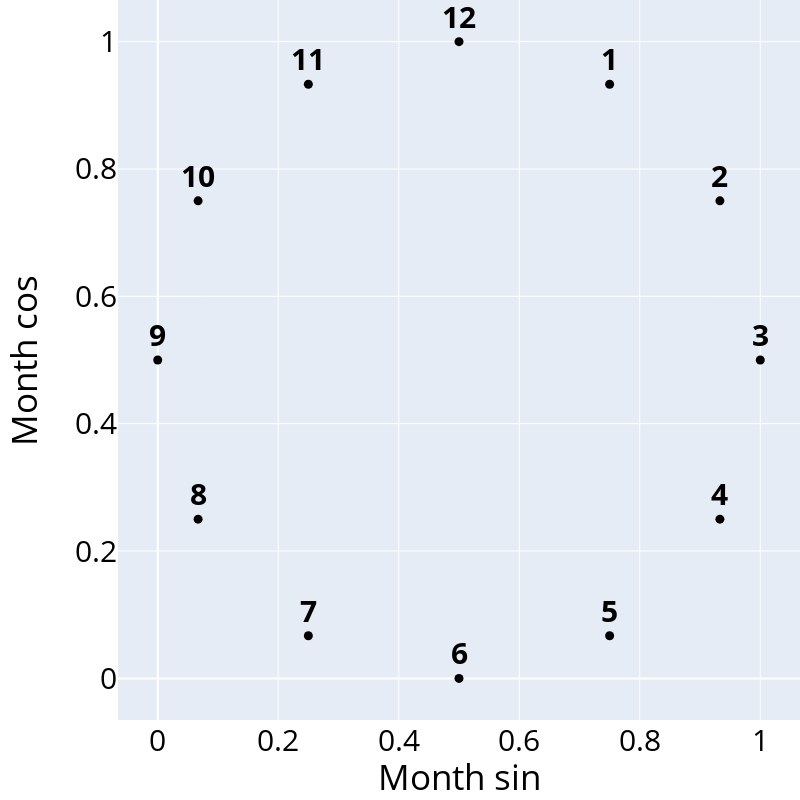

The code cell stored with this chart in its notebook:
### Markdown cell above
#### Figure 3.11 Cyclic encoding

### Code cell
# Import of required libraries--------------------------------------------------
import plotly.graph_objects as go
from traffic.core import Traffic

# Import of data and generation of subsets--------------------------------------
t = Traffic.from_file(
    "/mnt/beegfs/store/krum/MT/encoded_scaled_split/t_val.parquet"
)
sample = t.data.sample(10000)
month_1 = sample.query("month == 1")
month_2 = sample.query("month == 2")
month_3 = sample.query("month == 3")
month_4 = sample.query("month == 4")
month_5 = sample.query("month == 5")
month_6 = sample.query("month == 6")
month_7 = sample.query("month == 7")
month_8 = sample.query("month == 8")
month_9 = sample.query("month == 9")
month_10 = sample.query("month == 10")
month_11 = sample.query("month == 11")
month_12 = sample.query("month == 12")

# Plot one sample per month-----------------------------------------------------
fig = go.Figure()
for i in range(1, 13):
    temp = sample.query(f"month == {i}").iloc[0]
    fig.add_trace(
        go.Scatter(
            x=[temp["month_sin"]],
            y=[temp["month_cos"]],
            mode="markers+text",
            text=[f"<b>{i}</b>"],
            textposition="top center",
            name=f"Month {i}",
            showlegend=False,
            marker=dict(size=9, color="black"),
            textfont=dict(
                size=30,
                color="black",
            ),
        )
    )

# Changes to make the plot look nicer-------------------------------------------
fig.update_layout(
    width=800,
    height=800,
    xaxis=dict(
        title="Month sin",
        tickfont=dict(
            size=30,
            color="black",
        ),
        title_font=dict(
            size=35,
            color="black",
        ),
    ),
    yaxis=dict(
        title="Month cos",
        tickfont=dict(
            size=30,
            color="black",
        ),
        title_font=dict(
            size=35,
            color="black",
        ),
        title_standoff=50,
    ),
)
fig.update_layout(
    margin=dict(l=0, r=0, t=0, b=0),
)

fig.show()

### Figure 1 — Plotly figure (JSON) as saved in the notebook; plotly's stock layout.template omitted (floating-point values rounded to 4 significant figures)
{"data": [{"marker": {"color": "black", "size": 9}, "mode": "markers+text", "name": "Month 1", "showlegend": false, "text": ["<b>1</b>"], "textfont": {"color": "black", "size": 30}, "textposition": "top center", "type": "scatter", "x": [0.75], "y": [0.933]}, {"marker": {"color": "black", "size": 9}, "mode": "markers+text", "name": "Month 2", "showlegend": false, "text": ["<b>2</b>"], "textfont": {"color": "black", "size": 30}, "textposition": "top center", "type": "scatter", "x": [0.933], "y": [0.75]}, {"marker": {"color": "black", "size": 9}, "mode": "markers+text", "name": "Month 3", "showlegend": false, "text": ["<b>3</b>"], "textfont": {"color": "black", "size": 30}, "textposition": "top center", "type": "scatter", "x": [1], "y": [0.5]}, {"marker": {"color": "black", "size": 9}, "mode": "markers+text", "name": "Month 4", "showlegend": false, "text": ["<b>4</b>"], "textfont": {"color": "black", "size": 30}, "textposition": "top center", "type": "scatter", "x": [0.933], "y": [0.25]}, {"marker": {"color": "black", "size": 9}, "mode": "markers+text", "name": "Month 5", "showlegend": false, "text": ["<b>5</b>"], "textfont": {"color": "black", "size": 30}, "textposition": "top center", "type": "scatter", "x": [0.75], "y": [0.06699]}, {"marker": {"color": "black", "size": 9}, "mode": "markers+text", "name": "Month 6", "showlegend": false, "text": ["<b>6</b>"], "textfont": {"color": "black", "size": 30}, "textposition": "top center", "type": "scatter", "x": [0.5], "y": [0]}, {"marker": {"color": "black", "size": 9}, "mode": "markers+text", "name": "Month 7", "showlegend": false, "text": ["<b>7</b>"], "textfont": {"color": "black", "size": 30}, "textposition": "top center", "type": "scatter", "x": [0.25], "y": [0.06699]}, {"marker": {"color": "black", "size": 9}, "mode": "markers+text", "name": "Month 8", "showlegend": false, "text": ["<b>8</b>"], "textfont": {"color": "black", "size": 30}, "textposition": "top center", "type": "scatter", "x": [0.06699], "y": [0.25]}, {"marker": {"color": "black", "size": 9}, "mode": "markers+text", "name": "Month 9", "showlegend": false, "text": ["<b>9</b>"], "textfont": {"color": "black", "size": 30}, "textposition": "top center", "type": "scatter", "x": [0], "y": [0.5]}, {"marker": {"color": "black", "size": 9}, "mode": "markers+text", "name": "Month 10", "showlegend": false, "text": ["<b>10</b>"], "textfont": {"color": "black", "size": 30}, "textposition": "top center", "type": "scatter", "x": [0.06699], "y": [0.75]}, {"marker": {"color": "black", "size": 9}, "mode": "markers+text", "name": "Month 11", "showlegend": false, "text": ["<b>11</b>"], "textfont": {"color": "black", "size": 30}, "textposition": "top center", "type": "scatter", "x": [0.25], "y": [0.933]}, {"marker": {"color": "black", "size": 9}, "mode": "markers+text", "name": "Month 12", "showlegend": false, "text": ["<b>12</b>"], "textfont": {"color": "black", "size": 30}, "textposition": "top center", "type": "scatter", "x": [0.5], "y": [1]}], "layout": {"height": 800, "margin": {"b": 0, "l": 0, "r": 0, "t": 0}, "width": 800, "xaxis": {"tickfont": {"color": "black", "size": 30}, "title": {"font": {"color": "black", "size": 35}, "text": "Month sin"}}, "yaxis": {"tickfont": {"color": "black", "size": 30}, "title": {"font": {"color": "black", "size": 35}, "standoff": 50, "text": "Month cos"}}}}
